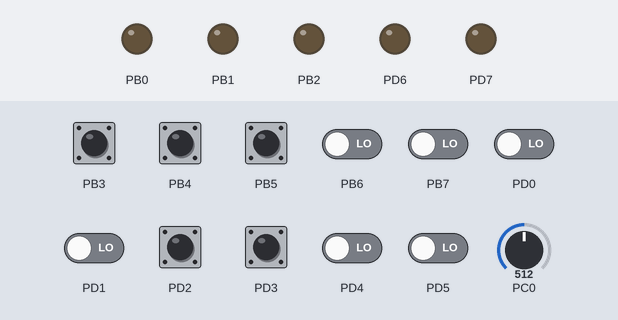
Recording of a program running on a simulated ATmega328P, built with avr-gcc and emulated at 16 MHz. On the bench: output pins drawn as LEDs (lit = HIGH). The test bench sets the inputs (shaded band); at power-on: PB3–5, PD2, PD3 HIGH, PB6, PB7, PD0, PD1, PD4, PD5 LOW, PC0 = 512.

Above: at 1.2 s.
1.3 s: PB3 pulled LOW for 0.15 s
At 2.7 s:
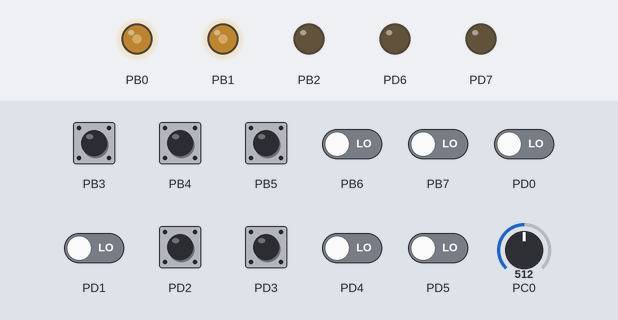
3.0 s: PB4 pulled LOW for 1 s
At 3.6 s:
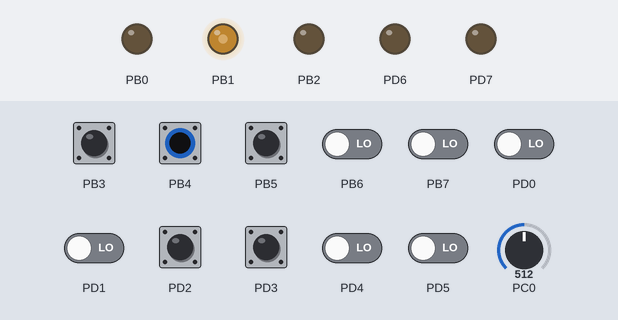
5.5 s: PC0 set to 716
At 6.0 s:
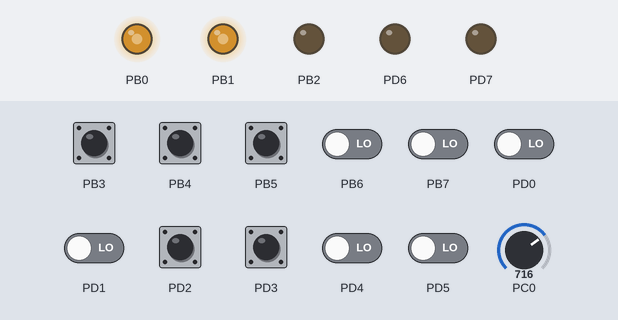
7.0 s: PB5 pulled LOW for 0.15 s
At 7.5 s:
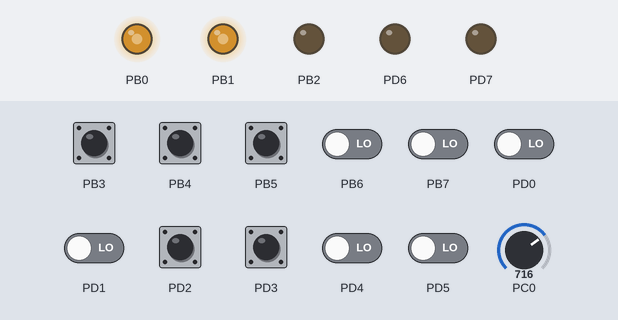
8.6 s: PD2 pulled LOW for 0.15 s
At 9.9 s:
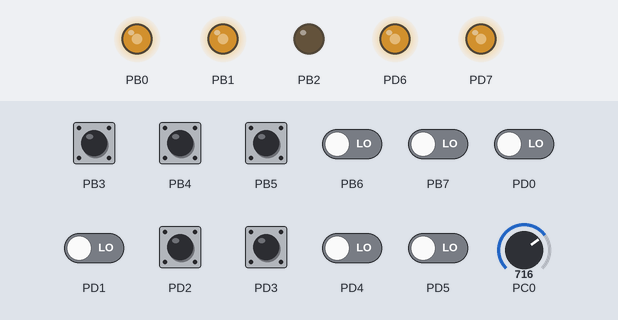
10.2 s: PD3 pulled LOW for 0.15 s
At 10.32 s:
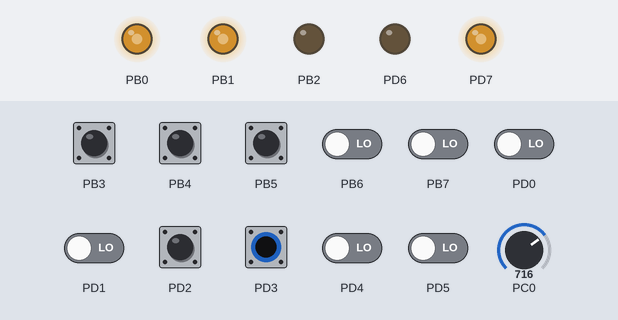
Timing chart, 0 to 12.8 s (numbered marks = the images above; inputs shaded):
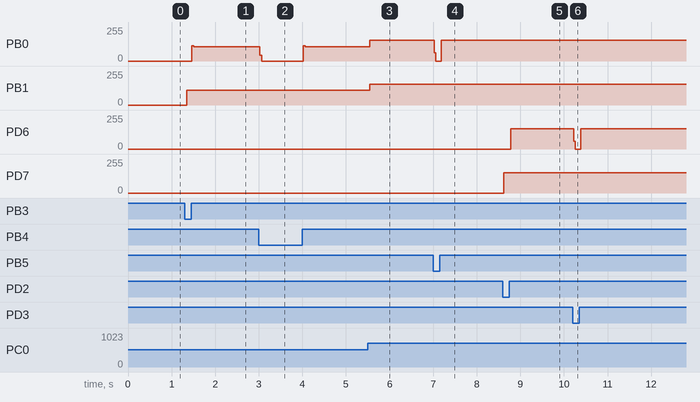

Measured:
- after the input at 1.3 s, PB0: 0/255 → 108/255 after 0.16 s; PB1: 0/255 → 112/255 at once
- after the input at 3.0 s, PB0: 108/255 → 0/255 at once, → 107/255 1.0 s later
- after the input at 5.5 s, PB0: 107/255 → 154/255 at once; PB1: 112/255 → 154/255 at once
- after the input at 7.0 s, PB0: 154/255 → 0/255 at once, → 154/255 0.16 s later
- after the input at 8.6 s, PD6: 0/255 → 153/255 after 0.18 s; PD7: 0/255 → 153/255 at once
- after the input at 10.2 s, PD6: 153/255 → 0/255 at once, → 153/255 0.16 s later

The program:

main.c
```c
/********************************************************************************
* main.c: PWM-styrning av 5 LEDs, varje LED aktiveras via en enskilld tryckknapp.
********************************************************************************/

/* Inkluderingsdriektiv */
#include "setup.h"

/********************************************************************************
* main: Anropar funktionen setup och pwm-run.
********************************************************************************/
int main(void)
{
	setup();
	pwm_run();
    while (1)
    {
    }
	return 0;
}
```

ISR.c
```c
/* Inkluderingsdirektiv */
#include "setup.h"

/* PCI-avbrott för tryckknappar ansluta till pin 11 - 13. */
ISR (PCINT0_vect)
{
	if (button_is_pressed(&b3))
	{
		led_3_pwm_on = !led_3_pwm_on;
	}

	else if (button_is_pressed(&b4))
	{
		led_4_pwm_on = !led_4_pwm_on;
	}

	else if (button_is_pressed(&b5))
	{
		led_5_pwm_on = !led_5_pwm_on;
	}
}

/* PCI-avbrott för tryckknappar ansluta till pin 2 och 3. */
ISR (PCINT2_vect)
{
		if (button_is_pressed(&b1))
		{
			led_1_pwm_on = !led_1_pwm_on;
		}

		else if (button_is_pressed(&b2))
		{
			led_2_pwm_on = !led_2_pwm_on;
		}

}
```

adc.c
```c
/********************************************************************************
* adc.c: Innehåller funktionsdefinitioner för implementering av AD-omvandling
*        för analoga signaler via strukten adc.
********************************************************************************/
#include "adc.h"

/********************************************************************************
* adc_init: Initierar analog pin för avläsning och AD-omvandling av insignaler,
*           som antingen kan anges som ett tal mellan 0 - 5 eller via konstanter
*           A0 - A5 (som motsvarar heltal 14 - 19).
*
*           - self: Pekare till analog pin som skall användas för AD-omvandling.
*           - pin : Analog pin som skall läsas för AD-omvandling.
********************************************************************************/
void adc_init(adc_t* self,
              const uint8_t pin)
{
	if (pin >= 0 && pin <= 5)
	{
		self->pin = pin;
	}
	else if (pin >= 14 && pin <= 19)
	{
		self->pin = pin - 14;
	}

	self->pwm_on_us = 0;
	self->pwm_off_us = 0;

	(void)adc_read(self);
	return;
}

/********************************************************************************
* adc_read: Läser av en analog insignal och returnerar motsvarande digitala
*           motsvarighet mellan 0 - 1023.
*
*           - self: Pekare till AD-omvandlaren som skall läsas av.
********************************************************************************/
uint16_t adc_read(const adc_t* self)
{
	ADMUX = (1 << REFS0) | self->pin;
	ADCSRA = (1 << ADEN) | (1 << ADSC) | (1 << ADPS2) | (1 << ADPS1) | (1 << ADPS0);
	while ((ADCSRA & (1 << ADIF)) == 0);
	ADCSRA = (1 << ADIF);
	return ADC;
}

/********************************************************************************
* adc_duty_cycle: Läser av en analog insignal och returnerar motsvarande
*                 duty_cycle som ett flyttal mellan 0 - 1.
*
*                 - self: Pekare till AD-omvandlaren som skall läsas av.
********************************************************************************/
double adc_duty_cycle(const adc_t* self)
{
	return adc_read(self) / ADC_MAX;
}

/********************************************************************************
* adc_get_pwm_values: Läser av en analog insignal och beräknar on- och off-tid
*                     för PWM-generering, avrundat till närmaste heltal.
*
*                     - self         : Pekare till AD-omvandlaren som skall
*                                      läsas av.
*                     - pwm_period_us: PWM-perioden (on-tid + off-tid) mätt i
*                                      mikrosekunder (default = 10 000 us).
********************************************************************************/
void adc_get_pwm_values(adc_t* self,
uint16_t pwm_period_us)
{
	if (!pwm_period_us) pwm_period_us = 10000;
	self->pwm_on_us = (uint16_t)(adc_duty_cycle(self) * pwm_period_us + 0.5);
	self->pwm_off_us = pwm_period_us - self->pwm_on_us;
	return;
}
```

adc.h
```c
/********************************************************************************
* adc.h: Innehåller funktionalitet för enkel implementering av AD-omvandling
*        för analoga signaler via strukten adc. AD-omvandling sker via inläsning
*        av signaler från analoga pinnar A0 - A5 på  Arduino Uno, vilket
*        motsvarar PORTC0 - PORTC5 på ATmega328P.
*
*        Analoga insignaler mellan 0 - 5 V AD-omvandlas till digitala
*        motsvarigheter mellan 0 - 1023. Duty cycle kan användas för
*        PWM-generering och beräknas enligt nedan:
*
*                       duty cycle = ADC_result / ADC_MAX,
*
*       där ADC_result är resultat avläst från AD-omvandlaren OCH ADC_MAX
*       utgör högsta möjliga avlästa värde, vilket är 1023.0.
********************************************************************************/
#ifndef ADC_H_
#define ADC_H_

/* Inkluderingsdirektiv: */
#include "misc.h"

/* Makrodefinitioner: */
#define ADC_MAX 1023.0 /* Högsta digitala värde vid AD-omvandling (motsvarar 5 V). */

/********************************************************************************
* adc: Strukt för implementering av AD-omvandlare, som möjliggör avläsning
*      av insignaler från analoga pinnar samt beräkning av on- och off-tid för
*      PWM-generering (tiden som PWM-styrd utsignal ska vara hög respektive låg).
********************************************************************************/
typedef struct
{
	uint8_t pin;         /* Analog pin som skall användas för avläsning. */
	uint16_t pwm_on_us;  /* On-tid för PWM-generering i mikrosekunder. */
	uint16_t pwm_off_us; /* Off-tid för PWM-generering i mikrosekunder. */
} adc_t;

/********************************************************************************
* adc_init: Initierar analog pin för avläsning och AD-omvandling av insignaler,
*           som antingen kan anges som ett tal mellan 0 - 5 eller via konstanter
*           A0 - A5 (som motsvarar heltal 14 - 19).
*
*           - self: Pekare till analog pin som skall användas för AD-omvandling.
*           - pin : Analog pin som skall läsas för AD-omvandling.
********************************************************************************/
void adc_init(adc_t* self,
			  const uint8_t pin);

/********************************************************************************
* adc_read: Läser av en analog insignal och returnerar motsvarande digitala
*           motsvarighet mellan 0 - 1023.
*
*           - self: Pekare till analog pin vars insignal ska AD-omvandlas.
********************************************************************************/
uint16_t adc_read(const adc_t* self);

/********************************************************************************
* adc_duty_cycle: Läser av en analog insignal och returnerar motsvarande
*                 duty cycle som ett flyttal mellan 0 - 1.
*
*                 - self: Pekare till analog pin vars insignal ska AD-omvandlas.
********************************************************************************/
double adc_duty_cycle(const adc_t* self);

/********************************************************************************
* adc_get_pwm_values: Läser av en analog insignal och beräknar on- och off-tid
*                     för PWM-generering, avrundat till närmaste heltal.
*
*                     - self         : Pekare till AD-omvandlaren som skall
*                                      läsas av.
*                     - pwm_period_us: PWM-perioden (on-tid + off-tid) mätt i
*                                      mikrosekunder (default = 10 000 us).
********************************************************************************/
void adc_get_pwm_values(adc_t* self,
uint16_t pwm_period_us);

#endif /* ADC_H_ */
```

button.c
```c
#include "button.h"

/********************************************************************************
* button_init: Initierar tryckknappar.
*
*             -self: Pekare till tryckknappen som ska initieras.
*		      -Pin : Tryckknappens pin-nummer på Arduino Uno
********************************************************************************/
void button_init(button_t* self,
                 const uint8_t pin)
{
	if (pin >= 0 && pin <= 7)
	{
		self->io_port = IO_PORTD;
		self->pin = pin;
		PORTD |= (1 << self->pin);
	}
	else if (pin >= 8 && pin <= 13)
	{
		self->io_port = IO_PORTB;
		self->pin = pin - 8;
		PORTB |= (1 << self->pin);
	}

	self->interrupt_enabled = false;
	return;
}

/********************************************************************************
* button_clear: Tar bort tryckknappen.
*
*              -self: Pekare till tryckknappen som ska tas bort.
********************************************************************************/
void button_clear(button_t* self)
{
	button_disable_interrupt(self);

	if (self->io_port == IO_PORTB)
	{
		PORTB &= ~(1 << self->pin);
	}
	else if (self->io_port == IO_PORTD)
	{
		PORTD &= ~(1 << self->pin);
	}
	return;
}

/********************************************************************************
* button_enable_interrupt: Initierar PCI-avbrott på tryckknappen.
*
*                         -self: Pekare till tryckknappen där PCI-avbrott
*                                ska initieras.
********************************************************************************/
void button_enable_interrupt(button_t* self)
{
	asm("SEI");

	if (self->io_port == IO_PORTB)
	{
		PCICR |= (1 << PCIE0);
		PCMSK0 |= (1 << self->pin);
	}
	else if (self->io_port == IO_PORTD)
	{
		PCICR |= (1 << PCIE2);
		PCMSK2 |=  (1 << self->pin);
	}
	self->interrupt_enabled = true;
	return;
}

/********************************************************************************
* button_enable_interrupt: Tar bort PCI-avbrott på tryckknappen.
*
*                         -self: Pekare till tryckknappen där PCI-avbrott
*                                ska tas bort.
********************************************************************************/
void button_disable_interrupt(button_t* self)
{
	if (self->io_port == IO_PORTB)
	{
		PCMSK0 &= ~(1 << self->pin);
	}
	else if (self->io_port == IO_PORTD)
	{
		PCMSK2 &= ~(1 << self->pin);
	}
	self->interrupt_enabled = false;
	return;
}

/********************************************************************************
* button_is_pressed: Indikerar om tryckknappen är nedtryckt.
*
*                   -self: Pekare till tryckknappen som skall läsas av.
********************************************************************************/
bool button_is_pressed(button_t* self)
{
	if (self->io_port == IO_PORTB)
	{
		return (PINB &(1 << self->pin));
	}
	else if (self->io_port == IO_PORTD)
	{
		return (PIND &(1 << self->pin));
	}
	else return false;
}

/********************************************************************************
* button_toggle_interrupt: Togglar PCI-avbrott på angiven tryckknapp.
*
*                         -self: Pekare till tryckknappen där PCI-avbrott
*                                skall togglas.
********************************************************************************/
void button_toggle_interrupt(button_t* self)
{
	if (self->interrupt_enabled)
	{
		button_disable_interrupt(self);
	}
	else
	{
		button_enable_interrupt(self);
	}
	return;
}
```

button.h
```c
#ifndef BUTTON_H_
#define BUTTON_H_
/********************************************************************************
* button.h: Innehåller funktionalitet för implementering av tryckknappar.
********************************************************************************/

/* Inkluderingsdirektiv */
#include "misc.h"

/********************************************************************************
* button_t: Strukt för för implementering av tryckknappar.

           -pin              : Tryckknappens pinnummer på aktuell I/O-port.
           -io_port          : I/O-poten som tryckknappen är ansluten till.
           -interrupt_enabled: Indikerar om PCI-avbrott är aktiverat.
********************************************************************************/
typedef struct
{
	uint8_t pin;
	enum io_port io_port;
	bool interrupt_enabled;
} button_t;


/* Funktionsdefinitioner */
/********************************************************************************
* button_init: Initierar tryckknappar.
*
*             -self: Pekare till tryckknappen som ska initieras.
*		      -Pin : Tryckknappens pin-nummer på Arduino Uno
********************************************************************************/
void button_init(button_t* self,
                 const uint8_t pin);

/********************************************************************************
* button_clear: Tar bort tryckknappen.
*
*              -self: Pekare till tryckknappen som ska tas bort.
********************************************************************************/
void button_clear(button_t* self);

/********************************************************************************
* button_enable_interrupt: Initierar PCI-avbrott på tryckknappen.
*
*                         -self: Pekare till tryckknappen där PCI-avbrott
*                                ska initieras.
********************************************************************************/
void button_enable_interrupt(button_t* self);

/********************************************************************************
* button_enable_interrupt: Tar bort PCI-avbrott på tryckknappen.
*
*                         -self: Pekare till tryckknappen där PCI-avbrott
*                                ska tas bort.
********************************************************************************/
void button_disable_interrupt(button_t* self);

/********************************************************************************
* button_is_pressed: Indikerar om tryckknappen är nedtryckt.
*
*                   -self: Pekare till tryckknappen som skall läsas av.
********************************************************************************/
bool button_is_pressed(button_t* self);

/********************************************************************************
* button_toggle_interrupt: Togglar PCI-avbrott på angiven tryckknapp.
*
*                         -self: Pekare till tryckknappen där PCI-avbrott
*                                skall togglas.
********************************************************************************/
void button_toggle_interrupt(button_t* self);


#endif /* BUTTON_H_ */
```

led.c
```c
/********************************************************************************
* led.h: Innehåller funktionsdefinitioner för implementering av LEDs.
********************************************************************************/
#include "led.h"

/********************************************************************************
* led_init: Initierar lysdioder.
*
*          -self: Pekare till lysdioden som ska initieras.
*		   -Pin : Lysdiodens pin-nummer på Arduino Uno
********************************************************************************/
void led_init(led_t* self,
              const uint8_t pin)
{
	if (pin >= 0 && pin <= 7)
	{
		self->io_port = IO_PORTD;
		self->pin = pin;
		DDRD |= (1 << self->pin);
	}
	else if (pin >= 8 && pin <= 13)
	{
		self->io_port = IO_PORTB;
		self->pin = pin - 8;
		DDRB |= (1 << self->pin);
	}

	self->enabled = false;
	return;
}

/********************************************************************************
* led_on: Tänder lysdioden
*
*        -self: Pekare till lysdionden som skall tändas.
********************************************************************************/
void led_on(led_t* self)
{
	if (self->io_port == IO_PORTD)
	{
		PORTD |= (1 << self->pin);
	}
	else if (self->io_port == IO_PORTB)
	{
		PORTB |= (1 << self->pin);
	}

	self->enabled = true;
	return;
}

/********************************************************************************
* led_off: Släcker lysdioden
*
*         -self: Pekare till lysdionden som skall släckas.
********************************************************************************/
void led_off(led_t* self)
{
		if (self->io_port == IO_PORTD)
		{
			PORTD &= ~(1 << self->pin);
		}
		else if (self->io_port == IO_PORTB)
		{
			PORTB &= ~(1 << self->pin);
		}

		self->enabled = false;
		return;
}

/********************************************************************************
* led_toggle: Togglar angiven lysdiod.
*
*            -self: Pekare till lysdionden som skall togglas.
********************************************************************************/
void led_toggle(led_t* self)
{
	if (self->enabled == false)
	{
		led_on(self);
	}
	else
	{
		led_off(self);
	}
	return;
}

/********************************************************************************
* led_blink: Blinkar angiven lysdiod.
*
*           -self:          Pekare till lysdionden som skall togglas.
*           -delay_time_ms: Blikhastighet i millisekunder.
********************************************************************************/
void led_blink(led_t* self,
               uint16_t delay_time_ms)
{
    led_on(self);
	delay_ms(delay_time_ms);
	led_off(self);
	delay_ms(delay_time_ms);
	return;
}
```

misc.c
```c
/********************************************************************************
* misc.c: Innehåller delay funktioner.
********************************************************************************/
#include "misc.h"

/********************************************************************************
* delay_ms: Genererar fördröjning mätt i millisekunder.
*
*           - delay_time_ms: Angiven fördröjningstid i millisekunder.
********************************************************************************/
void delay_ms(const uint16_t delay_time_ms)
{
   for (uint16_t i = 0; i < delay_time_ms; ++i)
   {
      _delay_ms(1);
   }
   return;
}

/********************************************************************************
* delay_us: Genererar fördröjning mätt i mikrosekunder.
*
*           - pwm_period_us: Angiven fördröjningstid i mikrosekunder.
********************************************************************************/
void delay_us(const uint16_t pwm_period_us)
{
	for (uint16_t i = 0; i < pwm_period_us; ++i)
	{
		_delay_us(1);
	}

   return;
}
```

Source omitted: led.h (2451 bytes), misc.h (2842 bytes), pwm_run.c (637 bytes), setup.c (1959 bytes), setup.h (1326 bytes)
